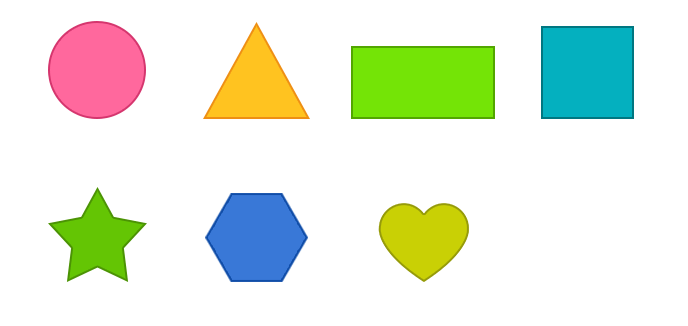
#> input picture Shapes.png, 688 x 326 px
$ python ShapeDetection.py
#> lines starting #> are read from the running program, lines starting #| are printed output that depends on the picture; after the words box and inside, x2 and y2 are one past the last pixel; in counts of white or black regions, pixels touching at a corner belong together
# To add a new cell, type '# %%'
# To add a new markdown cell, type '# %% [markdown]'
# %%
import cv2
import sys
import numpy as np


# %%
def getConturs(img):
    conturs,hierarchy = cv2.findContours(img,cv2.RETR_EXTERNAL,cv2.CHAIN_APPROX_NONE)
    ObjectType = ''
    for contur in conturs:
        area = cv2.contourArea(contur)
        print(area)
        if area>500:
            cv2.drawContours(imgContur,contur,-1,(255,0,0),3)
            peri = cv2.arcLength(contur,True)
            approx = cv2.approxPolyDP(contur,0.02*peri,True)
            print(len(approx))
            objectCorner = len(approx)
            x,y,w,h = cv2.boundingRect(approx)

            if objectCorner ==3: ObjectType = "Tri"
            elif objectCorner ==4:
                aspectRatio = w/float(h)
                if aspectRatio>0.95 and aspectRatio<1.05: ObjectType = "Square"
                else: ObjectType = "Rectangle"
            elif objectCorner>4:ObjectType = "Circle"

            cv2.rectangle(imgContur,(x,y),(x+w,y+h),(0,255,0),2)
            cv2.putText(imgContur,ObjectType,
                (int(x+(w/2)-10),int(y+(h/2)-10)),
                cv2.FONT_HERSHEY_COMPLEX,
                0.8,
                (0,0,0),2)

img = cv2.imread(r"Shapes.png")
#> img is the input picture: shape (326, 688, 3); mean B, G, R 220.3, 236.8, 228
imgContur = img.copy()

cv2.imshow("Original",img)

imgGray = cv2.cvtColor(img,cv2.COLOR_BGR2GRAY)
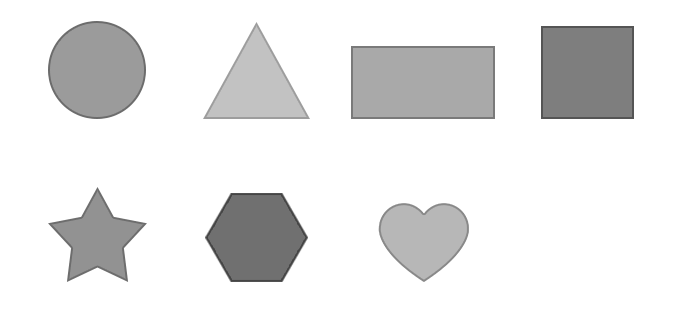
#> imgGray: shape (326, 688); min 69, max 255, mean 232.3
imgBlur = cv2.GaussianBlur(imgGray,(7,7),1)

cv2.imshow("Gray Image",imgGray)
cv2.imshow("Blured Gray Image",imgBlur)

imgCanny = cv2.Canny(imgBlur,50,50)
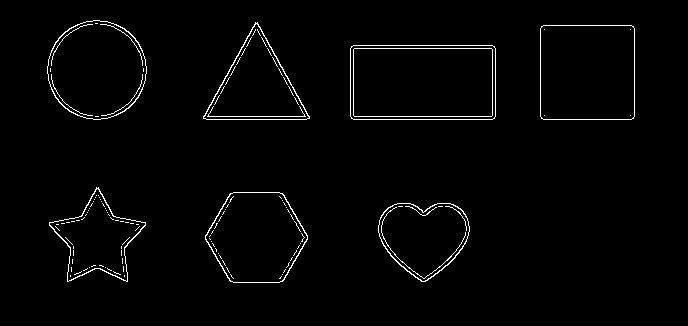
#> imgCanny: shape (326, 688); 1.8% white in thin lines or dots, all inside (x1, y1, x2, y2) = (47, 20, 635, 283)
getConturs(imgCanny)
#> in getConturs, `conturs,hierarchy = cv2.findContours(img,cv2.RETR_EXTERNAL,cv2.CHAIN_A..`: conturs = 7 contours; box (x1, y1, x2, y2) and area: (350, 45, 496, 120) 10714, (540, 25, 635, 120) 8820, (47, 20, 147, 120) 7630, (205, 192, 308, 283) 6975, (203, 22, 310, 120) 5330, (378, 203, 470, 282) 5116, (49, 187, 146, 282) 4374
#> the loop in getConturs, `for contur in conturs:` made 7 passes
#> (area, peri, approx, objectCorner, x, y, w, h) on passes 4 to 5: (10714, 433.3, [[350, 48], [353, 119], [495, 116], [492, 45]], 4, 350, 45, 146, 75), (8820, 371.3, [[541, 26], [541, 118], [633, 118], [633, 26]], 4, 541, 26, 93, 93)
#> (area, peri, approx, objectCorner, x, y, w, h) on pass 6: (5330, 344.7, [[255, 22], [203, 118], [309, 118]], 3, 203, 22, 107, 97)
#| 5115.5
#| 8
#| 6975.0
#| 6
#| 4374.0
#| 10
#| 10714.0
#| 4
#| 8820.0
#| 4
#> (further printed lines are left out)
#> after the loop in getConturs, `for contur in conturs:`:
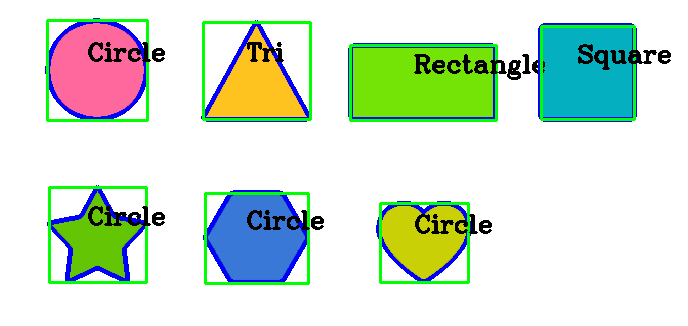
#> imgContur: shape (326, 688, 3); 8.8% of pixels changed, all inside (x1, y1, x2, y2) = (45, 18, 671, 285)
cv2.imshow("Canny",imgCanny)
cv2.imshow("Contur",imgContur)

cv2.waitKey(0)


# %%

$ run again, with Cards.jpg saved as Shapes.png
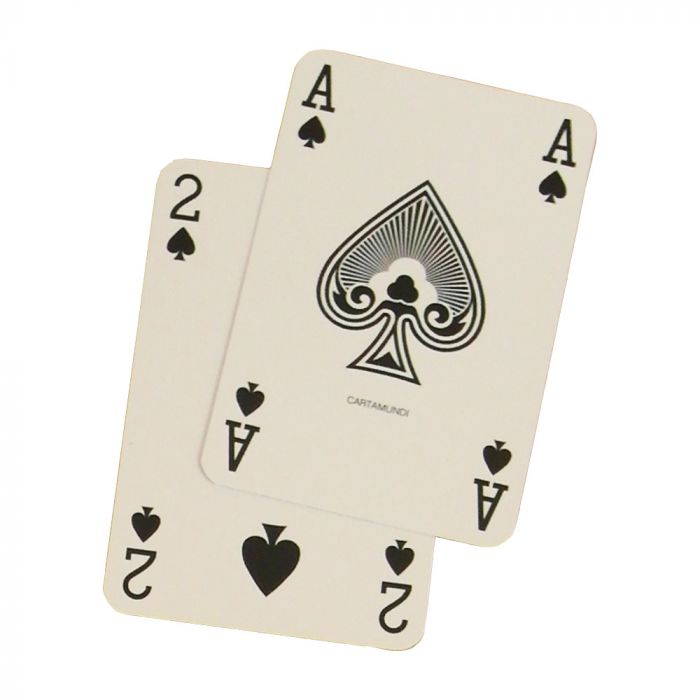
#> input picture Cards.jpg, 700 x 700 px
#> img is the input picture: shape (700, 700, 3); mean B, G, R 223.8, 230.8, 233.8
#> `imgCanny = cv2.Canny(imgBlur,50,50)`:
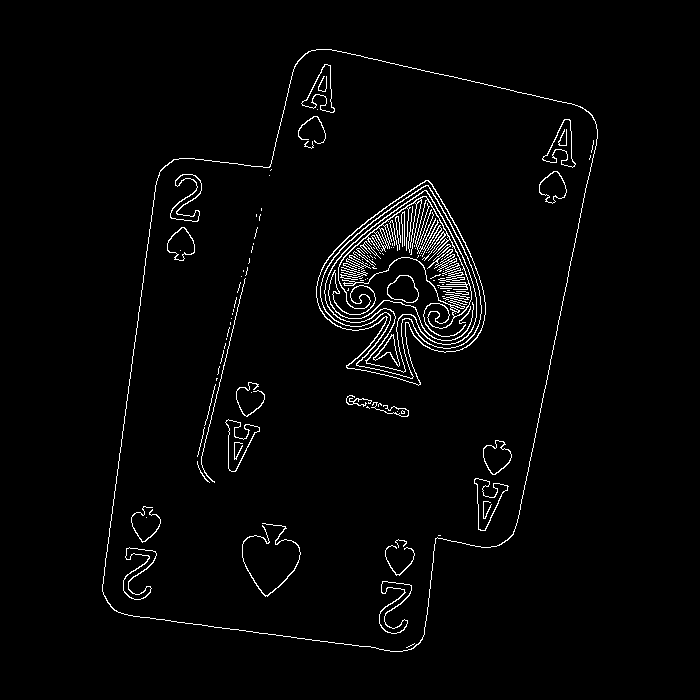
#> imgCanny: shape (700, 700); 2.4% white in thin lines or dots, all inside (x1, y1, x2, y2) = (102, 49, 598, 652)
#> conturs = 1 contour; box (x1, y1, x2, y2) and area: (102, 49, 598, 652) 215506
#> the loop in getConturs, `for contur in conturs:` made 1 pass
#> (area, peri, objectCorner, x, y, w, h, ObjectType) on pass 1: (215506.5, 2011.2, 8, 102, 49, 496, 603, 'Circle')
#> (printed output is left out)
#> after the loop in getConturs, `for contur in conturs:`:
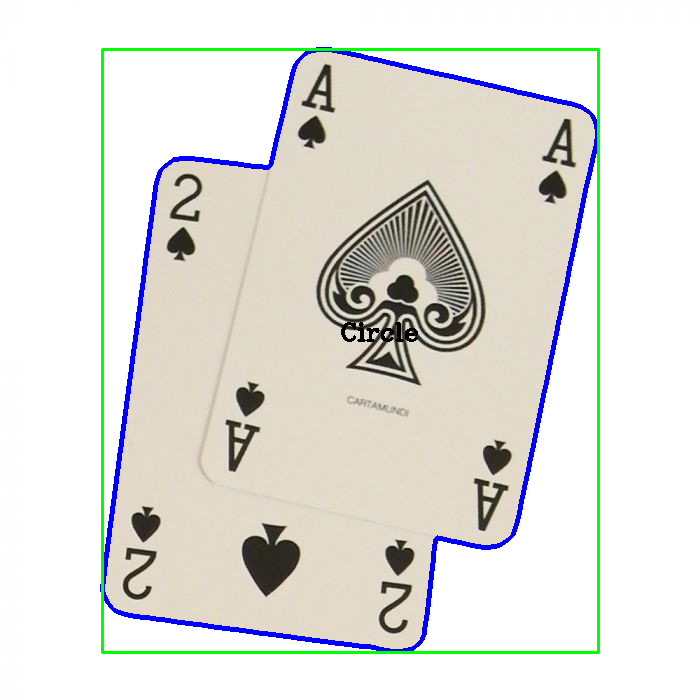
#> imgContur: shape (700, 700, 3); 3.31% of pixels changed, all inside (x1, y1, x2, y2) = (100, 47, 600, 654)
